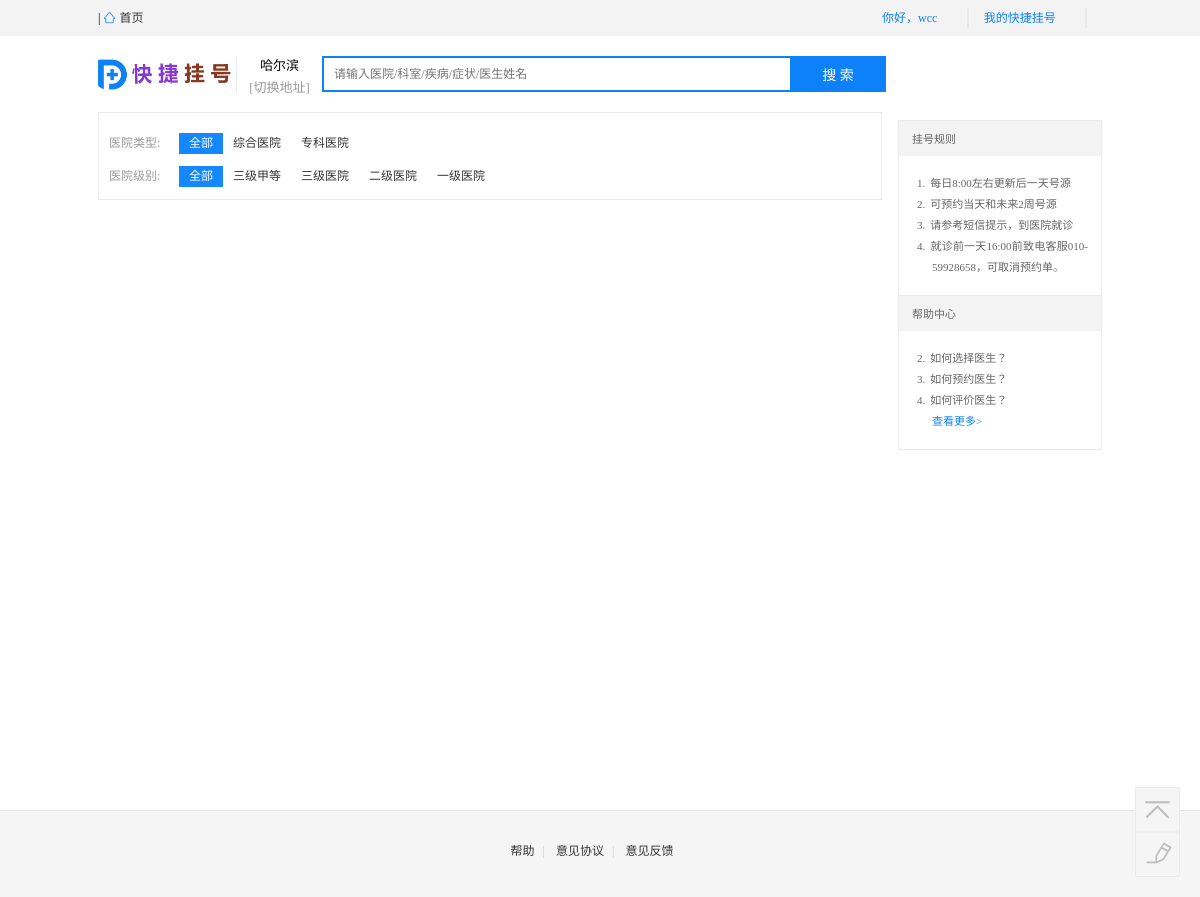
The page /selecthosp2/2/wcc/ on the database its author committed.
### users/models.py (models this page shows, shortened)
class users(models.Model):
    class Meta:
        verbose_name = 'users'
        verbose_name_plural = verbose_name
    username          = models.CharField('username',max_length=50,unique=True)
    password           = models.CharField('password',max_length=15)
    email          = models.CharField('email',max_length=30)

### hosType/models.py (models this page shows)
class hosType(models.Model):
	class Meta:
		verbose_name = 'hosType'
		verbose_name_plural = verbose_name
	hosTypeid  = models.CharField('id',max_length=10)
	hosType          = models.CharField('hosType',max_length=10)

### hosClass/models.py (models this page shows)
class hosClass(models.Model):
	class Meta:
		verbose_name = 'hosClass'
		verbose_name_plural = verbose_name
	hosClassid  = models.CharField('id',max_length=10)
	hosClass          = models.CharField('hosClass',max_length=10)

### hospital/views.py (the view)
# urls.py: url(r'^selecthosp2/(?P<hosclassid>\d*)/(?P<username>\w*)/$', 'hospital.views.selecthosp2'),
def selecthosp2(request,hosclassid,username):
	user = users.objects.get(username = username)
	hosTList = hosType.objects.all()
	hosCList = hosClass.objects.all()
	hosC = hosClass.objects.get(hosClassid = hosclassid)
	hosList = hospital.objects.filter(classes = hosC.hosClass)
	return render_to_response('searchHosp.html',{'hosList':hosList,\
    'hosTList':hosTList,'hosCList':hosCList,'user':user})

### hospital/templates/searchHosp.html (shortened to what this page needs)
<!DOCTYPE html>
<html lang="en"><head>
 <link rel="stylesheet" href="/static/hospital.css"></head><body><header class="header"><header id="fastTop" class="header" style="height: 100px;">
  <div class="log_top_box">
    <div class="top-box" id="header" data-cover="true" data-login="" data-listtype="null" data-paramdata="{&quot;sessionid&quot;:&quot;1447050292862879&quot;,&quot;pssid&quot;:&quot;&quot;,&quot;pvid&quot;:1447050295486585,&quot;ajaxid&quot;:0,&quot;tn&quot;:&quot;NONE&quot;,&quot;zt&quot;:&quot;fcpc&quot;,&quot;zt_ext&quot;:&quot;&quot;,&quot;wd&quot;:&quot;&quot;,&quot;bidwordid&quot;:&quot;24082352951&quot;,&quot;creatid&quot;:&quot;7738796172&quot;,&quot;matchtype&quot;:&quot;2&quot;,&quot;bidword&quot;:&quot;\u6302\u53f7\u7f51\u4e0a\u9884\u7ea6&quot;}">
      <span class="top-home">
        | <a target="_blank" href="index.html"><img class="top-icon-img" src="/static/icon-home.png"> 首页 </a>
      </span>
              <div class="login"><div class="my-doctor"><h3>你好，{{user.username}}</h3><span class="fa fa-chevron-down logout"></span></div><div class="my-doctor" style="z-index:100;"><h3>我的快捷挂号<span class="fa fa-chevron-down logined"></span></h3></div></div>
          </div>
  </div>
  <div class="search_box">
    <span class="logo">
      <a href=""><img src="/static/logo.png" alt="百度医生"></a>
    </span>
    <div class="area">
          <div class="area-border" style="display: block;">
        <span>
          <span id="current-area" title="哈尔滨" data-provid="15" data-provtag="">哈尔滨</span>
        </span>
        <span id="area_change">[切换地址]</span>
      </div>
        </div>
    <div class="keyword">
      <form method="get" id="med_form">
              <input data-value="" type="text" name="key" autocomplete="off" placeholder="请输入医院/科室/疾病/症状/医生姓名" class="gray" id="search-tips-input" value="">
                  <button type="button" class="btn-doctor" id="querySearch">搜&nbsp;索</button>
      </form>
    </div>
  </div>
</header></header><div class="wrap"><div class="container"><div class="hospital-list" data-isrecommend="0"><div class="content-left"><div class="depart-select"><div class="select-detail hospital-type" data-type="3"><h4>医院类型:</h4><ul class="dropmenus"><a href= "/searchHosp/{{user.username}}"><li data-value="0" class="select-cur">全部</li></a>
{% for hosT in hosTList %}
<a href="/selecthosp1/{{hosT.hosTypeid}}/{{user.username}}" ><li data-department-flag="1" data-value="0" >{{hosT.hosType}}</li></a>
{% endfor%}
</ul></div>
<div class="select-detail hospital-level" data-type="3"><h4>医院级别:</h4><ul class="dropmenus"><a  href= "/searchHosp/{{user.username}}"><li data-value="0" class="select-cur">全部</li></a>
{% for hosC in hosCList %}
<a href="/selecthosp2/{{hosC.hosClassid}}/{{user.username}}"><li data-value="12">{{hosC.hosClass}}</li></a>
{% endfor%}
</ul></div></div></div>
<div class="pagination-x pull-right"></div></div><div id="feedback" class="back" style="bottom: 20px;"><a href="script:void(0)" class="back-top" id="back-top"><img data-srchover="http://yi.baidu.com/static/pc/201511032020/asset/common/img/home/top_hover.png" data-src="http://yi.baidu.com/static/pc/201511032020/asset/common/img/home/top_normal.png" src="/static/top_normal.png"></a><a href="" target="_blank" class="feedback" id="back"><img data-srchover="http://yi.baidu.com/static/pc/201511032020/asset/common/img/home/feedback_hover.png" data-src="http://yi.baidu.com/static/pc/201511032020/asset/common/img/home/feedback_normal.png" src="/static/feedback_normal.png"></a></div></div><input type="hidden" id="search-tag" value=""><aside class="right-sidebar">
	<article class="broad" style="border-bottom:none; margin-bottom:0px;">
		<h1 class="title">挂号规则</h1>
		<div class="ct">
			<p class="depics"><b class="sq">1.</b>每日8:00左右更新后一天号源</p>
			<p class="depics"><b class="sq">2.</b>可预约当天和未来2周号源</p>
			<p class="depics"><b class="sq">3.</b>请参考短信提示，到医院就诊</p>
			<p class="depics"><b class="sq">4.</b>就诊前一天16:00前致电客服010-59928658，可取消预约单。</p>
		</div>
	</article>
		<article class="broad" style="margin-bottom:0px;">
			<h1 class="title">帮助中心</h1>
		<div class="ct">
			<p class="depics"><b class="sq">2.</b><a target="_blank" href="">如何选择医生？</a></p>
			<p class="depics"><b class="sq">3.</b><a target="_blank" href="">如何预约医生？</a></p>
			<p class="depics"><b class="sq">4.</b><a target="_blank" href="">如何评价医生？</a></p>
			<a class="more" target="_blank" href="http://yi.baidu.com/pc/helpcenter/help?sessionid=1447050292862879&pssid=&pvid=1447050295486585&ajaxid=0&tn=NONE&zt=fcpc&zt_ext=&wd=&bidwordid=24082352951&creatid=7738796172&matchtype=2&bidwor">查看更多&gt;</a>
		</div>
	</article>
</aside></div><footer id="footer-three" class="footer-box footer-three clear path" data-src="" data-href="" data-api="" data-passport="">
  <div class="footer-con">
    <div class="footer-info-url">
      <dd class="fo-link">
        <a href="" target="_blank"><span>帮助</span>|</a>
        <a href="" target="_blank"><span> 意见协议</span>|</a>
        <a href="" target="_blank"><span> 意见反馈</span></a>
      </dd>
  </div>
</div></footer>
</body></html>

### rows shown on the page
users: username "wcc"
hosType: hosType "综合医院"
hosType: hosType "专科医院"
hosClass: hosClass "三级甲等"
hosClass: hosClass "三级医院"
hosClass: hosClass "二级医院"
hosClass: hosClass "一级医院"
